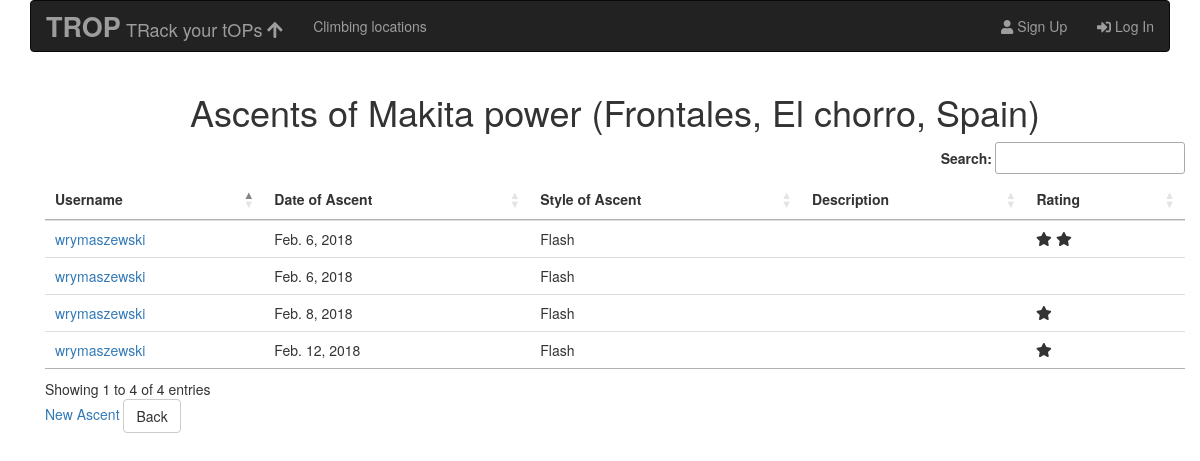
Screenshot of /routes/frontales/makita-power/ascents/ with the database file from the repository.
### routes/models.py (models this page shows, shortened)
class Route(models.Model):
        SP = 'SP'
        MP = 'MP'
        BLD = 'BLD'
        ROUTE_TYPE_CHOICES = ((SP,'Single-Pitch'),
                             (MP,'Multi-Pitch'),
                             (BLD,'Boulder'))
        YDS = 'YDS'
        FR = 'FR'
        UIAA = 'UIAA'
        POL = 'POL'
        V = 'V'
        SCALE_CHOICES = ((YDS,'YDS'),
                        (FR,'French'),
                        (UIAA,'UIAA'),
                        (POL,'Polish'),
                        (V,'Verm'))
        EQ = 'EQ'
        TR = 'TR'
        MX = 'MX'
        PROTECTION_CHOICES = ((EQ,'Equipped'),
                            (TR,'TRAD'),
                            (MX,'Mixed'))
        name = models.CharField(max_length = 100)
        slug = models.SlugField(allow_unicode = True)
        route_type = models.CharField(max_length = 50, choices = ROUTE_TYPE_CHOICES, default = SP)
        protection = models.CharField(max_length = 100, choices = PROTECTION_CHOICES, default = EQ)
        scale = models.CharField(max_length = 100, choices = SCALE_CHOICES, default = FR)
        grade = models.CharField(max_length = 20)
        location = models.ForeignKey(Place ,related_name='routes', verbose_name = 'Crag', on_delete = models.CASCADE)
        created_at = models.DateTimeField(auto_now_add=True)
        updated_at = models.DateTimeField(auto_now=True)
        def __str__(self):
            return "{} ({}, {}, {})".format(self.name, self.location.name,
            self.location.city, self.location.country)
        class Meta:
            ordering = ['location', 'name']
            get_latest_by = 'created_at'

class Place(models.Model):
    name = models.CharField(max_length = 100, unique=True)
    slug = models.SlugField(allow_unicode = True)
    city = models.CharField(max_length = 100, verbose_name = 'Region')
    country = models.CharField(max_length = 100)
    location = PlainLocationField(based_fields=['city'], zoom=7)
    created_at = models.DateTimeField(auto_now_add=True)
    updated_at = models.DateTimeField(auto_now=True)
    class Meta:
        get_latest_by = 'created_at'
        ordering = ['country', 'city', 'name']

class Ascent(models.Model):
    OS = 'OS'
    FL = 'FL'
    RP = 'RP'
    PP = 'PP'
    AF = 'AF'
    TR = 'TR'
    ASCENT_STYLE_CHOICES = ((OS,'OS'),
                            (FL,'Flash'),
                            (RP,'RP'),
                            (PP,'PP'),
                            (AF,'AF'),
                            (TR,'TR'))
    UNRATED = 0
    LOW = 1
    MEDIUM = 2
    HIGH = 3
    RATING_CHOICES = ((UNRATED,'No rating'),
                    (LOW, 'Low'),
                    (MEDIUM, 'Medium'),
                    (HIGH, 'High'))
    route = models.ForeignKey(Route, related_name='ascents', on_delete=models.CASCADE)
    user = models.ForeignKey(User, related_name='ascents', on_delete=models.CASCADE)
    date = models.DateField()
    ascent_style = models.CharField(max_length = 20, choices = ASCENT_STYLE_CHOICES)
    rating = models.IntegerField(choices = RATING_CHOICES, default=UNRATED)
    description = models.TextField(blank=True, null=True)
    created_at = models.DateTimeField(auto_now_add=True)
    updated_at = models.DateTimeField(auto_now=True)
    class Meta:
        ordering = ['date']
        get_latest_by = ['created_at']

### routes/views.py (the view)
# urls.py: url(r'^(?P<place_slug>[-\w]+)/(?P<route_slug>[-\w]+)/ascents/$', views.RouteAscentList.as_view(),
class RouteAscentList(ListView):
    model = Ascent
    template_name = 'routes/route_ascent_list.html'
    def get_queryset(self):
        return Ascent.objects.select_related().filter(route__slug__iexact = self.kwargs.get('route_slug'),
         route__location__slug__iexact = self.kwargs.get('place_slug'))
    def get_context_data(self, *args, **kwargs):
        context = super().get_context_data(*args, **kwargs)
        context['route'] = Route.objects.get(slug = self.kwargs.get('route_slug'))
        context['place'] = Place.objects.get(slug = self.kwargs.get('place_slug'))
        return context

### routes/templates/routes/route_ascent_list.html
{% extends "routes/routes_base.html" %}
{% block route_content %}
{% if object_list %}
  <h1 class="text-center"> Ascents of {{route}}</h1>
  <table class="table datatable">
    <thead>
      <th>Username</th>
      <th>Date of Ascent</th>
      <th>Style of Ascent</th>
      <th>Description</th>
      <th>Rating</th>
    </thead>
    <tbody>
    {% for object in object_list %}
      <tr>
        <td>
          {% if object.user.userprofile.hidden %}
            Hidden User
          {% else %}
            <a href="{% url 'accounts:user_profile' username=object.user.username%}">{{object.user.username}}</a>
          {% endif %}
        </td>
        <td>{{object.date}}</td>
        <td>{{object.get_ascent_style_display}}</td>
        <td>{{object.description}}</td>
        <td>{% include "routes/_rating.html" %} </td>
      </tr>
    {% endfor %}
    </tbody>
  </table>
{% else %}
    <h1>No ascents were found</h1>
{% endif %}
  <a href="{% url 'routes:new_ascent_from_route' route_slug=route.slug place_slug=place.slug %}">New Ascent</a>
{% endblock route_content %}

### routes/templates/routes/_rating.html
{% if not object.rating %}
  <span></span>
{% elif object.rating > 0 and object.rating < 1 %}
  <span class="fas fa-star-half"></span>
{% elif object.rating == 1 %}
  <span class="fas fa-star"></span>
{% elif object.rating > 1 and object.rating < 2 %}
    <span class="fas fa-star"></span>
    <span class="fas fa-star-half"></span>
{% elif object.rating == 2 %}
    <span class="fas fa-star"></span>
    <span class="fas fa-star"></span>
{% elif object.rating > 2 and object.rating < 3 %}
    <span class="fas fa-star"></span>
    <span class="fas fa-star"></span>
    <span class="fas fa-star-half"></span>
{% elif object.rating == 3 %}
    <span class="fas fa-star"></span>
    <span class="fas fa-star"></span>
    <span class="fas fa-star"></span>
{% endif %}

### rows the page displays
Route: name+location "Makita power (Frontales, El chorro, Spain)"
Ascent: user.username "wrymaszewski", date "Feb. 6, 2018", ascent_style "Flash", rating 2 (drawn)
Ascent: user.username "wrymaszewski", date "Feb. 6, 2018", ascent_style "Flash"
Ascent: user.username "wrymaszewski", date "Feb. 8, 2018", ascent_style "Flash", rating 1 (drawn)
Ascent: user.username "wrymaszewski", date "Feb. 12, 2018", ascent_style "Flash", rating 1 (drawn)
